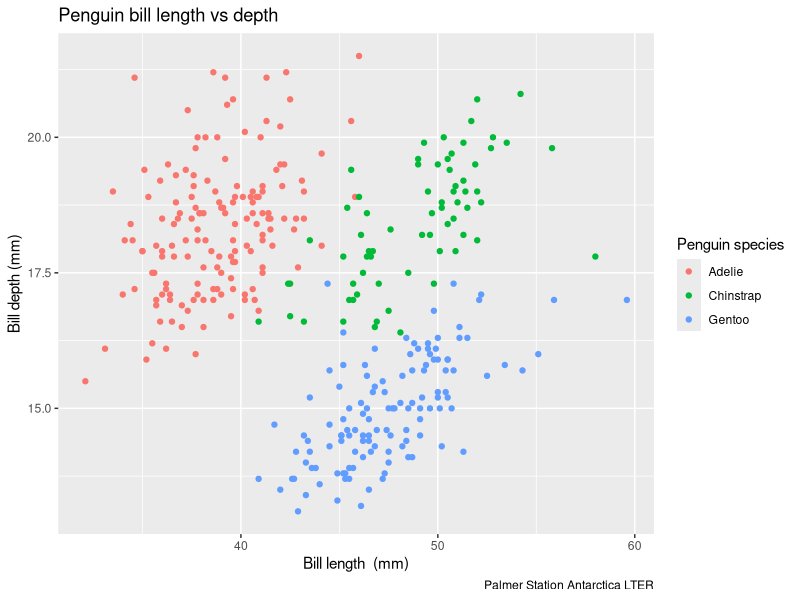
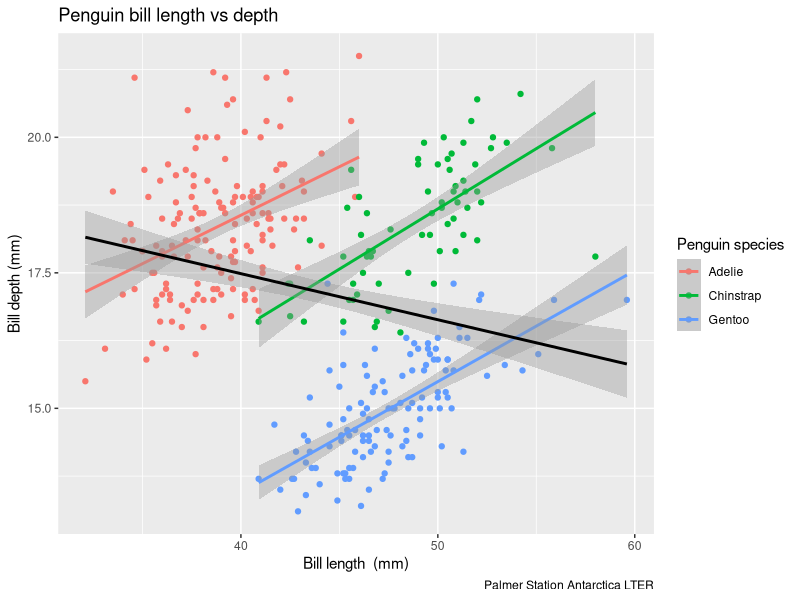
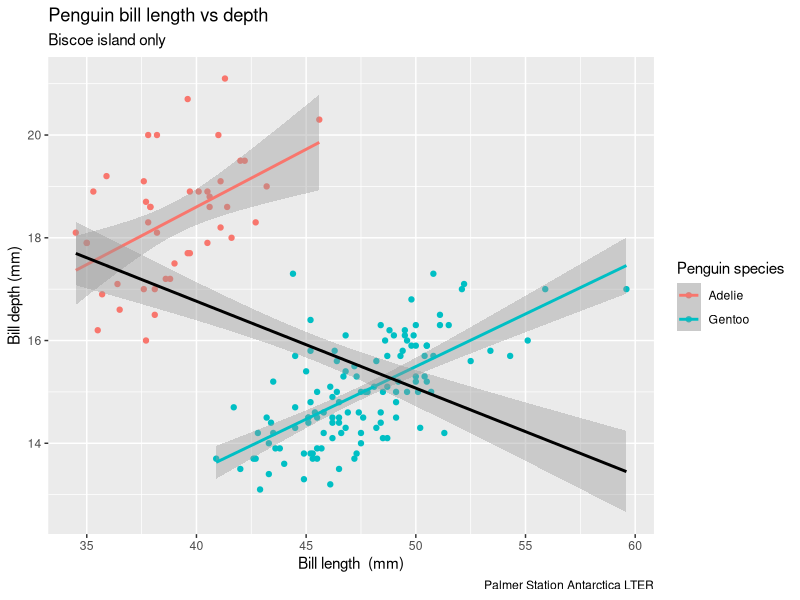

These figures' R source, in order:
## ---- chunk 1
# install.packages("palmerpenguins") # install the package if needed
library(palmerpenguins)
## ---- chunk 2
head(penguins)
## ---- chunk 3
str(penguins)
## ---- chunk 4
library(tidyverse)
## ---- chunk 5
penguins |> count(species)
## ---- chunk 6
penguins |> 
  group_by(species) |>
  summarize(bill_length_mm=mean(bill_length_mm, na.rm=TRUE))
## ---- chunk 7
ggplot(penguins,aes(x=bill_length_mm,y=bill_depth_mm,colour=species)) +
  geom_point() +
  labs(title="Penguin bill length vs depth",
       x="Bill length  (mm)",y="Bill depth (mm)",
       colour="Penguin species",
       caption="Palmer Station Antarctica LTER")
## ---- chunk 8
ggplot(penguins,aes(x=bill_length_mm,y=bill_depth_mm,colour=species)) +
  geom_point() +
  geom_smooth(method="lm") +
  geom_smooth(method="lm", colour="black") +
  labs(title="Penguin bill length vs depth",
       x="Bill length  (mm)",y="Bill depth (mm)",
       colour="Penguin species",
       caption="Palmer Station Antarctica LTER")
## ---- chunk 9
penguins |>
  filter(island=="Biscoe") |>
ggplot(aes(x=bill_length_mm,y=bill_depth_mm,colour=species)) +
  geom_point() +
  geom_smooth(method="lm") +
  geom_smooth(method="lm", colour="black") +
  labs(title="Penguin bill length vs depth",
       subtitle="Biscoe island only",
       x="Bill length  (mm)",y="Bill depth (mm)",
       colour="Penguin species",
       caption="Palmer Station Antarctica LTER")
## ---- chunk 10
penguins |>
  filter(island=="Biscoe", sex=="female", species=="Adelie", year==2007) |>
  select(is.numeric,-year) 
## ---- chunk 11
penguin_selection <- penguins |>
  filter(island=="Biscoe", sex=="female", species=="Adelie", year==2007) |>
  mutate(body_mass_kg=body_mass_g/1000) |>
  select(is.numeric,-year,-body_mass_g)

penguin_selection
## ---- chunk 12
penguin_selection_long <- penguin_selection |>
  mutate(ID=row_number()) |>
  pivot_longer(-ID,names_to="Metric",values_to="Value")

penguin_selection_long |> head()
## ---- chunk 13
penguin_selection_long |>
  pivot_wider(names_from = Metric,values_from = Value)
